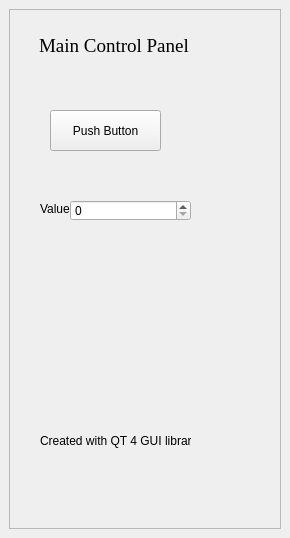
<?xml version="1.0" encoding="UTF-8"?>
<ui version="4.0">
 <class>MainPanel</class>
 <widget class="QDockWidget" name="MainPanel">
  <property name="geometry">
   <rect>
    <x>0</x>
    <y>0</y>
    <width>290</width>
    <height>538</height>
   </rect>
  </property>
  <property name="floating">
   <bool>false</bool>
  </property>
  <property name="features">
   <set>QDockWidget::NoDockWidgetFeatures</set>
  </property>
  <property name="allowedAreas">
   <set>Qt::LeftDockWidgetArea|Qt::RightDockWidgetArea</set>
  </property>
  <property name="windowTitle">
   <string>Main Control Panel</string>
  </property>
  <widget class="QWidget" name="dockWidgetContents">
   <layout class="QVBoxLayout" name="verticalLayout">
    <item>
     <widget class="QScrollArea" name="scrollArea">
      <property name="widgetResizable">
       <bool>true</bool>
      </property>
      <widget class="QWidget" name="scrollAreaWidgetContents">
       <property name="geometry">
        <rect>
         <x>0</x>
         <y>0</y>
         <width>262</width>
         <height>477</height>
        </rect>
       </property>
       <widget class="QLabel" name="label_2">
        <property name="geometry">
         <rect>
          <x>10</x>
          <y>10</y>
          <width>181</width>
          <height>51</height>
         </rect>
        </property>
        <property name="font">
         <font>
          <family>Times New Roman</family>
          <pointsize>14</pointsize>
         </font>
        </property>
        <property name="text">
         <string>    Main Control Panel</string>
        </property>
       </widget>
       <widget class="QLabel" name="label">
        <property name="geometry">
         <rect>
          <x>30</x>
          <y>420</y>
          <width>151</width>
          <height>21</height>
         </rect>
        </property>
        <property name="text">
         <string>Created with QT 4 GUI library</string>
        </property>
       </widget>
       <widget class="QPushButton" name="pushButton">
        <property name="geometry">
         <rect>
          <x>40</x>
          <y>100</y>
          <width>111</width>
          <height>41</height>
         </rect>
        </property>
        <property name="text">
         <string>Push Button</string>
        </property>
       </widget>
       <widget class="QSpinBox" name="spinBox">
        <property name="geometry">
         <rect>
          <x>60</x>
          <y>190</y>
          <width>121</width>
          <height>21</height>
         </rect>
        </property>
       </widget>
       <widget class="QLabel" name="label_3">
        <property name="geometry">
         <rect>
          <x>30</x>
          <y>190</y>
          <width>31</width>
          <height>17</height>
         </rect>
        </property>
        <property name="text">
         <string>Value</string>
        </property>
       </widget>
      </widget>
     </widget>
    </item>
   </layout>
  </widget>
 </widget>
 <resources/>
 <connections/>
 <slots>
  <slot>pbLoadImageClicked()</slot>
  <slot>pbGetVesselnessClicked()</slot>
  <slot>cbLiverMaskToggled(bool)</slot>
  <slot>cbVolumeVisibilityToggled(bool)</slot>
  <slot>pbLoadLiverMaskImageClicked()</slot>
  <slot>hsIntensityLevelChanged()</slot>
  <slot>hsIntensityWindowChanged()</slot>
 </slots>
</ui>
